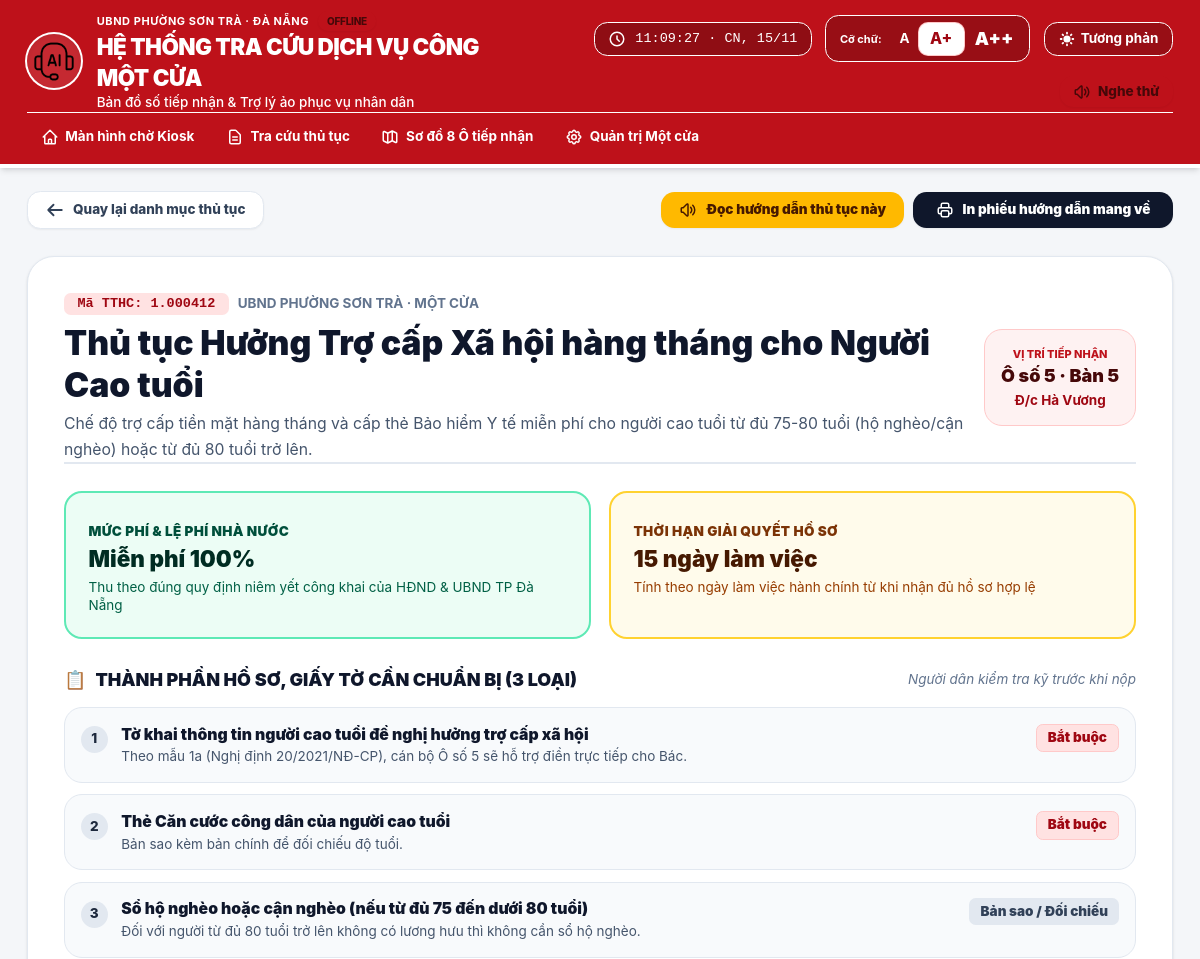
Before: /service/srv-tro-cap-nguoi-cao-tuoi (upper part) with the older database file.
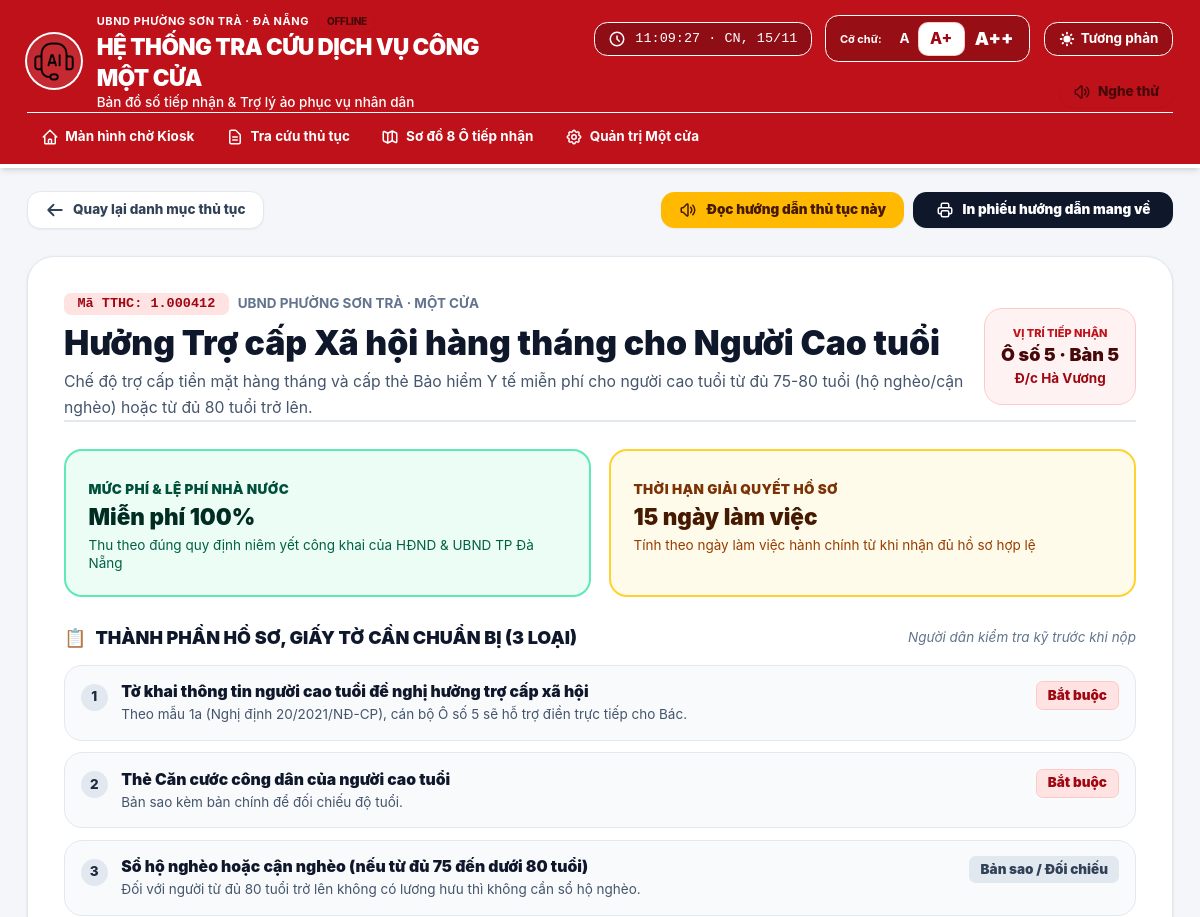
After: the same page with the newer database file.
### tables this page shows
CREATE TABLE services (
        id TEXT PRIMARY KEY,
        ward_id TEXT NOT NULL,
        code TEXT NOT NULL,
        name TEXT NOT NULL,
        category TEXT NOT NULL,
        level TEXT DEFAULT 'Toàn trình',
        counter_id TEXT,
        summary TEXT,
        processing_duration TEXT,
        fee TEXT,
        required_documents_json TEXT,
        steps_json TEXT,
        audio_script TEXT,
        legal_basis_json TEXT,
        faq_json TEXT,
        search_keywords_json TEXT,
        national_portal_url TEXT,
        is_popular INTEGER DEFAULT 0,
        FOREIGN KEY (ward_id) REFERENCES wards(id) ON DELETE CASCADE
    );

### app.py (the view)
@app.route('/service/<service_id>')
def service_detail(service_id):
    service = database.get_service(service_id)
    if not service:
        return redirect(url_for('citizen_home'))
    counter = database.get_counter(service.get('counterId'))
    officer = None
    if counter and counter.get('officerId'):
        officer = database.get_officer(counter.get('officerId'))
    all_services = database.get_services('ward-sontra')
    related_services = [s for s in all_services if s.get('counterId') == service.get('counterId') and s['id'] != service_id]
    return render_template(
        'service_detail.html',
        service=service,
        counter=counter,
        officer=officer,
        related_services=related_services
    )

### app.py (called while the page is built)
@app.context_processor
def inject_global_data():
    ward = database.get_ward('ward-sontra') or {
        'id': 'ward-sontra',
        'name': 'Phường Sơn Trà',
        'district': 'Thành phố Đà Nẵng',
        'city': 'Thành phố Đà Nẵng',
        'address': 'Số 06 Nguyễn Phan Vinh, phường Sơn Trà, thành phố Đà Nẵng',
        'hotline': '0913 415 457',
        'working_hours': 'Sáng 07h30 - 11h30 | Chiều 13h30 - 17h00'
    }
    return dict(current_ward=ward)

### database.py (called while the page is built)
def get_db_connection() -> sqlite3.Connection:
    conn = sqlite3.connect(DB_FILE)
    conn.row_factory = sqlite3.Row
    conn.execute("PRAGMA foreign_keys = ON")
    return conn

def _normalize_counter(d: Dict[str, Any]) -> Dict[str, Any]:
    d['positionNumber'] = d.get('position_number')
    d['officerName'] = d.get('officer_name')
    d['officerId'] = d.get('officer_id')
    d['wardId'] = d.get('ward_id')
    d['primaryField'] = d.get('primary_field')
    d['colorTheme'] = d.get('color_theme')
    d['isActive'] = bool(d.get('is_active', 1))
    return d

def _normalize_ward(d: Dict[str, Any]) -> Dict[str, Any]:
    d['workingHours'] = d.get('working_hours')
    d['supportOfficer'] = d.get('support_officer')
    return d

### templates/service_detail.html (shortened to what the changed rows need)
{% extends "base.html" %}
{% block content %}
<div class="space-y-6">
  <div class="print-sheet bg-white rounded-3xl p-6 sm:p-8 border border-slate-200 shadow-sm space-y-6">
    <div class="border-b-2 border-slate-200 pb-5">
      <div class="flex flex-col sm:flex-row items-start sm:items-center justify-between gap-3">
        <div>
          <div class="flex items-center gap-2 mb-1.5">
            <span class="text-xs font-black text-red-800 bg-red-100 px-3 py-0.5 rounded-md font-mono">
              Mã TTHC: {{ service.code }}
            </span>
            <span class="text-xs font-bold text-slate-500 uppercase">
              UBND Phường Sơn Trà · Một Cửa
            </span>
          </div>
          <h2 class="text-2xl sm:text-3xl font-black text-slate-900 leading-tight">
            {{ service.name }}
          </h2>
          <p class="text-xs sm:text-sm text-slate-600 mt-1 leading-relaxed">
            {{ service.summary }}
          </p>
        </div>
      </div>
    </div>
    <div class="grid grid-cols-1 sm:grid-cols-2 gap-4">
      <div class="p-5 rounded-2xl bg-emerald-50 border-2 border-emerald-300 space-y-1">
        <span class="text-xs font-black text-emerald-900 uppercase tracking-wide">MỨC PHÍ & LỆ PHÍ NHÀ NƯỚC</span>
        <div class="text-lg sm:text-xl font-black text-emerald-950">{{ service.fee }}</div>
        <p class="text-xs text-emerald-800">Thu theo đúng quy định niêm yết công khai của HĐND & UBND TP Đà Nẵng</p>
      </div>
      <div class="p-5 rounded-2xl bg-amber-50 border-2 border-amber-300 space-y-1">
        <span class="text-xs font-black text-amber-900 uppercase tracking-wide">THỜI HẠN GIẢI QUYẾT HỒ SƠ</span>
        <div class="text-lg sm:text-xl font-black text-amber-950">{{ service.processingDuration }}</div>
        <p class="text-xs text-amber-800">Tính theo ngày làm việc hành chính từ khi nhận đủ hồ sơ hợp lệ</p>
      </div>
    </div>
  </div>
</div>
{% endblock %}

Changed rows visible on the page:
changed services "Miễn phí 100%": name "Thủ tục Hưởng Trợ cấp Xã hội hàng tháng cho Người Cao tuổi" → "Hưởng Trợ cấp Xã hội hàng tháng cho Người Cao tuổi"
